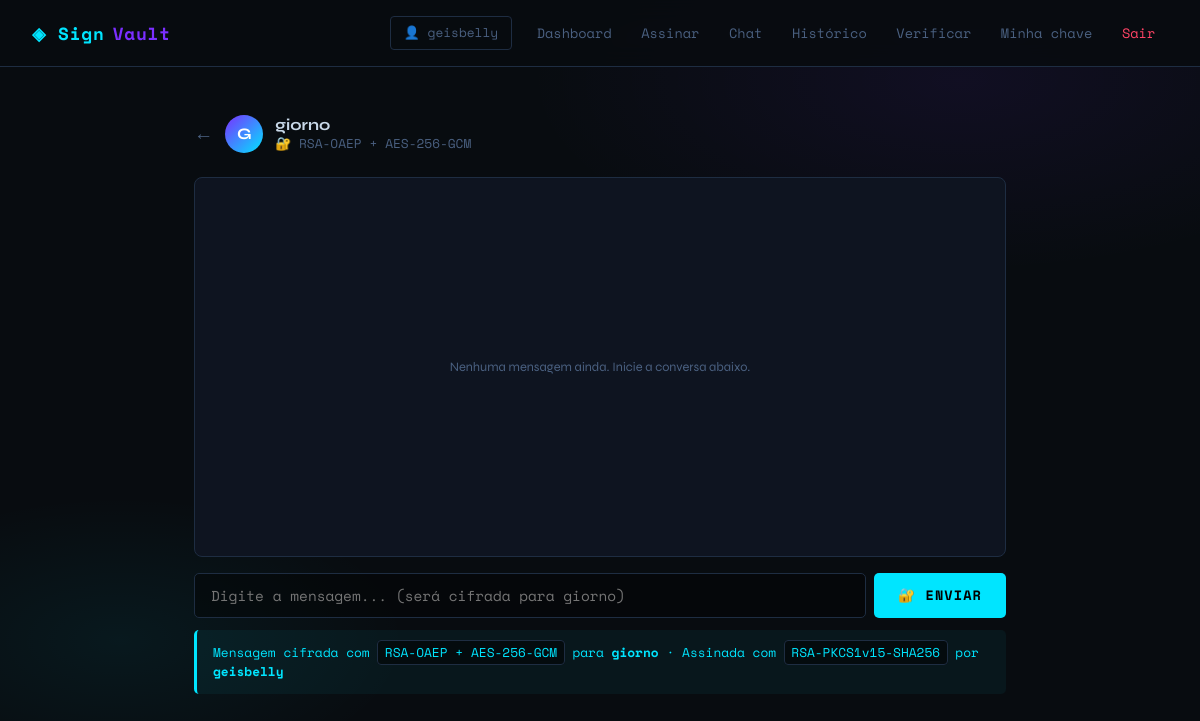
Page /chat/3 (signed in) on the committed database.
### tables this page shows
CREATE TABLE usuarios (
                id INTEGER PRIMARY KEY AUTOINCREMENT,
                nome TEXT UNIQUE NOT NULL,
                senha TEXT NOT NULL,
                criado_em TEXT NOT NULL
            );

### app.py (the view, shortened to what this page needs)
@app.route("/chat/<int:outro_id>", methods=["GET", "POST"])
def chat_conversa(outro_id):
    if not login_required():
        return redirect("/login")
    db = get_db()
    outro = db.execute("SELECT id, nome FROM usuarios WHERE id=?", (outro_id,)).fetchone()
    if not outro:
        return redirect("/chat")
    erro = None
    msgs_raw = db.execute("""
        SELECT m.*, u.nome as remetente_nome
        FROM mensagens m
        JOIN usuarios u ON u.id = m.remetente_id
        WHERE (m.remetente_id=? AND m.destinatario_id=?)
           OR (m.remetente_id=? AND m.destinatario_id=?)
        ORDER BY m.id ASC
    """, (session["user_id"], outro_id, outro_id, session["user_id"])).fetchall()
    chave_priv_logado = db.execute(
        "SELECT privada FROM chaves WHERE usuario_id=?", (session["user_id"],)
    ).fetchone()["privada"]
    mensagens = []
    db.execute("""
        UPDATE mensagens SET lida = 1
        WHERE destinatario_id = ? AND remetente_id = ?
    """, (session["user_id"], outro_id))
    db.commit()
    return render_template("chat_conversa.html",
        outro=outro, mensagens=mensagens, erro=erro)

### app.py (called while the page is built)
@app.teardown_appcontext
def close_connection(exception):
    db = getattr(g, "_database", None)
    if db is not None:
        db.close()

def login_required():
    return "user_id" in session

### database.py (called while the page is built)
def get_db():
    db = getattr(g, "_database", None)
    if db is None:
        db = g._database = sqlite3.connect(DATABASE)
        db.row_factory = sqlite3.Row
    return db

### templates/chat_conversa.html (shortened to what this page needs)
{% extends "base.html" %}
{% block content %}
<div class="flex-between" style="margin-bottom:1.5rem;">
    <div class="flex" style="gap:0.75rem;">
        <a href="/chat" style="color:var(--muted); font-size:1.2rem; line-height:1;">←</a>
        <div style="width:38px;height:38px;border-radius:50%;background:linear-gradient(135deg,var(--accent2),var(--accent));display:flex;align-items:center;justify-content:center;font-weight:700;color:#fff;flex-shrink:0;">
            {{ outro.nome[0].upper() }}
        </div>
        <div>
            <div style="font-weight:700;">{{ outro.nome }}</div>
            <div class="muted small mono">🔐 RSA-OAEP + AES-256-GCM</div>
        </div>
    </div>
</div>
<div style="
    background: var(--surface);
    border: 1px solid var(--border);
    border-radius: 8px;
    min-height: 380px;
    max-height: 520px;
    overflow-y: auto;
    padding: 1.25rem;
    display: flex;
    flex-direction: column;
    gap: 0.75rem;
    margin-bottom: 1rem;
" id="chat-box">
{% if not mensagens %}
    <div style="flex:1; display:flex; align-items:center; justify-content:center;">
        <p class="muted small">Nenhuma mensagem ainda. Inicie a conversa abaixo.</p>
    </div>
{% endif %}
</div>
<form method="post" style="display:flex; gap:0.5rem;">
    <input type="text" name="texto"
        placeholder="Digite a mensagem... (será cifrada para {{ outro.nome }})"
        style="flex:1; margin-bottom:0;"
        autocomplete="off"
        required>
    <button type="submit" class="btn btn-primary" style="white-space:nowrap;">
        🔐 Enviar
    </button>
</form>
<div class="alert alert-info" style="margin-top:0.75rem; font-size:0.8rem;">
    Mensagem cifrada com <code>RSA-OAEP + AES-256-GCM</code> para <strong>{{ outro.nome }}</strong> · Assinada com <code>RSA-PKCS1v15-SHA256</code> por <strong>{{ session['user_nome'] }}</strong>
</div>
{% endblock %}

### templates/base.html (style rules this page uses)
:root { --bg: #080c10; --surface: #0e1420; --border: #1e2d42; --accent: #00e5ff; --accent2: #7b2fff; --ok: #00e676; --danger: #ff1744; --text: #c8d8e8; --muted: #4a6080; --mono: 'Space Mono', monospace; --sans: 'Syne', sans-serif; }
* { box-sizing: border-box; margin: 0; padding: 0; }
body { background: var(--bg); color: var(--text); font-family: var(--sans); min-height: 100vh; background-image: radial-gradient(ellipse 60% 40% at 80% 10%, rgba(123,47,255,0.08) 0%, transparent 60%), radial-gradient(ellipse 40% 30% at 10% 80%, rgba(0,229,255,0.06) 0%, transparent 60%); }
input[type=text], input[type=password], textarea, select { width: 100%; background: rgba(0,0,0,0.4); border: 1px solid var(--border); border-radius: 5px; color: var(--text); font-family: var(--mono); font-size: 0.9rem; padding: 0.7rem 1rem; outline: none; transition: border-color 0.2s, box-shadow 0.2s; margin-bottom: 1rem; }
button, .btn { font-family: var(--mono); font-size: 0.85rem; font-weight: 700; letter-spacing: 0.08em; text-transform: uppercase; padding: 0.7rem 1.5rem; border: none; border-radius: 5px; cursor: pointer; text-decoration: none; display: inline-block; transition: all 0.2s; }
.btn-primary { background: var(--accent); color: #000; }
.alert { padding: 0.8rem 1rem; border-radius: 5px; font-family: var(--mono); font-size: 0.85rem; margin-bottom: 1rem; border-left: 3px solid; }
.alert-info { background: rgba(0,229,255,0.05); border-color: var(--accent); color: var(--accent); }
.mono { font-family: var(--mono); }
.muted { color: var(--muted); }
.small { font-size: 0.8rem; }
code, pre { font-family: var(--mono); font-size: 0.8rem; background: rgba(0,0,0,0.5); border: 1px solid var(--border); border-radius: 4px; padding: 0.15rem 0.4rem; color: var(--accent); word-break: break-all; }
a { color: var(--accent); text-decoration: none; }
.flex { display: flex; align-items: center; gap: 0.75rem; }
.flex-between { display: flex; align-items: center; justify-content: space-between; }

### rows in the picture
usuarios: nome "G", nome "giorno", texto "Digite a mensagem... (será cifrada para giorno)"

### other values in the picture
{{ session["user_nome"] }} "geisbelly"
{{ session['user_nome'] }} "geisbelly"
